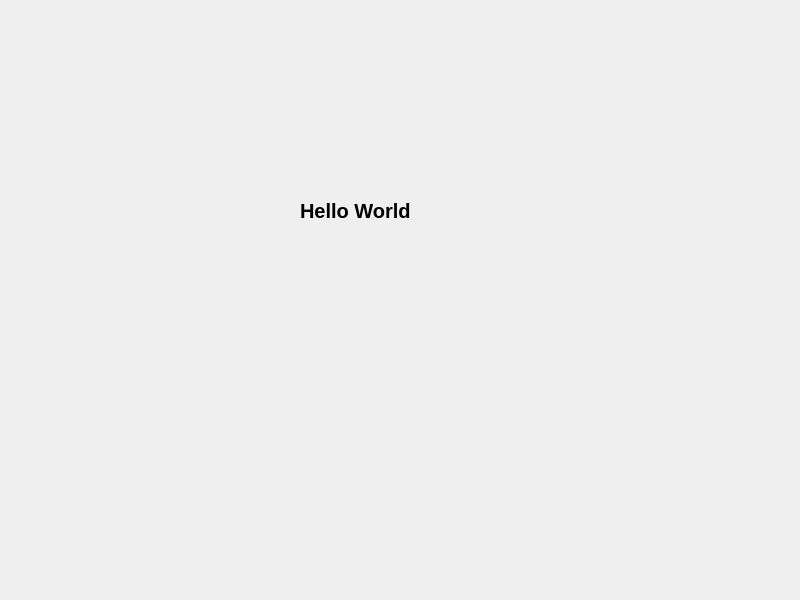
<?xml version="1.0" encoding="UTF-8"?>
<ui version="4.0">
 <class>Widget</class>
 <widget class="QWidget" name="Widget">
  <property name="geometry">
   <rect>
    <x>0</x>
    <y>0</y>
    <width>800</width>
    <height>600</height>
   </rect>
  </property>
  <property name="font">
   <font>
    <bold>true</bold>
   </font>
  </property>
  <property name="windowTitle">
   <string>Widget</string>
  </property>
  <widget class="QLabel" name="label">
   <property name="geometry">
    <rect>
     <x>300</x>
     <y>190</y>
     <width>141</width>
     <height>41</height>
    </rect>
   </property>
   <property name="font">
    <font>
     <pointsize>15</pointsize>
     <bold>true</bold>
    </font>
   </property>
   <property name="text">
    <string>Hello World</string>
   </property>
  </widget>
 </widget>
 <resources/>
 <connections/>
</ui>
